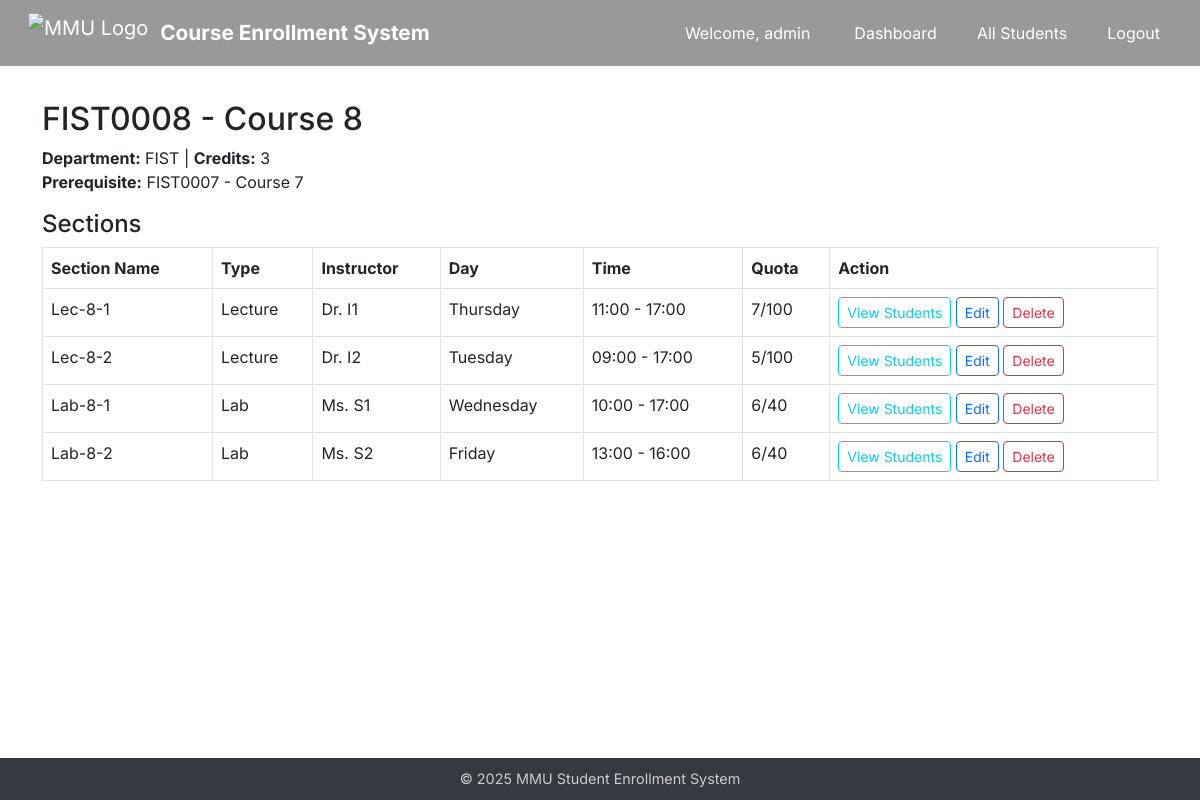
Page /admin/course/8 (signed in) on the earlier database version.
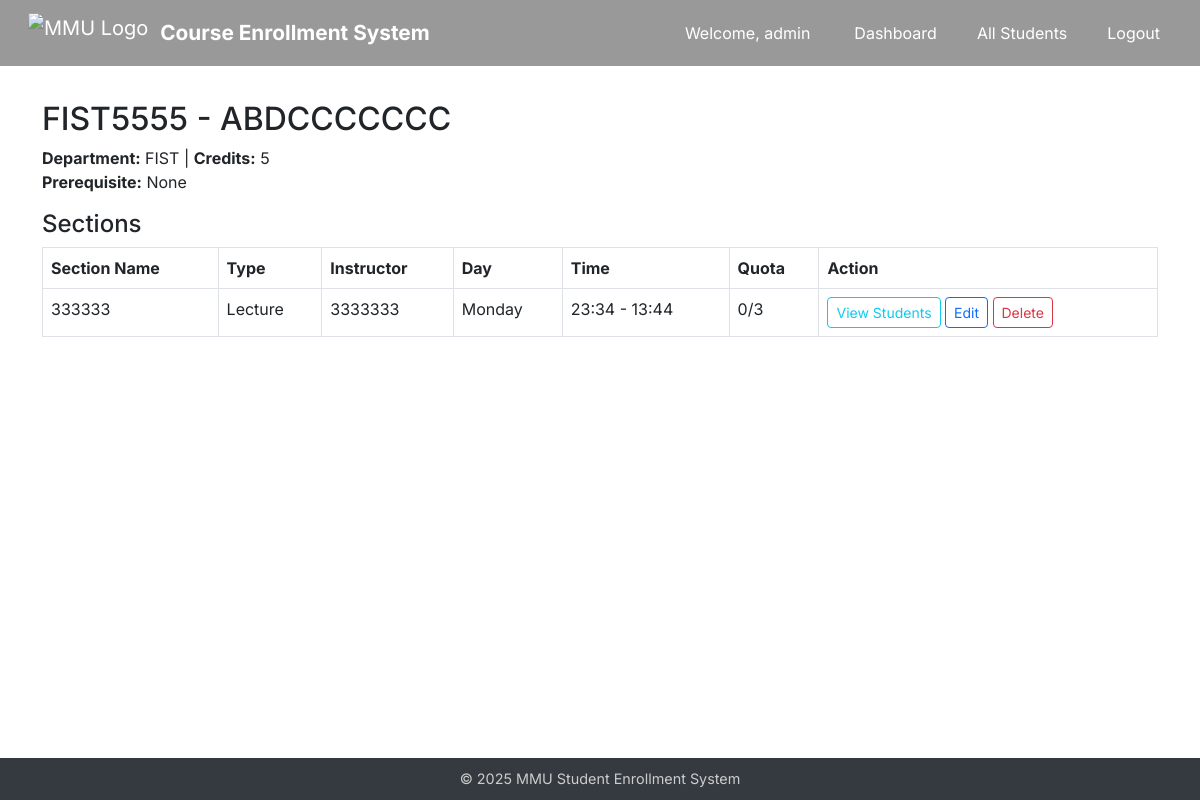
Same page on the later database version.
### app/models.py (models this page shows, shortened)
class Admin(UserMixin, db.Model):
    id = db.Column(db.Integer, primary_key=True)
    username = db.Column(db.String(64), unique=True)
    password_hash = db.Column(db.String(128))
    @property
    def is_admin(self):
        return True

class Course(db.Model):
    id = db.Column(db.Integer, primary_key=True)
    course_code = db.Column(db.String(10), unique=True)
    course_name = db.Column(db.String(128))
    description = db.Column(db.Text)
    credits = db.Column(db.Integer)
    semester = db.Column(db.String(64))
    department = db.Column(db.String(64))
    prerequisite_id = db.Column(db.Integer, db.ForeignKey('course.id'))
    prerequisite = db.relationship("Course", remote_side=[id])
    enrollments = db.relationship('Enrollment', backref='course', lazy=True)
    sections = db.relationship('Section', back_populates='course', cascade='all, delete')

class Section(db.Model):
    id = db.Column(db.Integer, primary_key=True)
    course_id = db.Column(db.Integer, db.ForeignKey('course.id'), nullable=False)
    name = db.Column(db.String(20), nullable=False)
    type = db.Column(db.String(20), nullable=False)
    instructor = db.Column(db.String(64), nullable=False)  # ✅ 加这个
    location = db.Column(db.String(128), nullable=False)    # ✅ 加这个
    day = db.Column(db.String(20), nullable=False)
    start_time = db.Column(db.Time, nullable=False)         # ✅ 建议用标准时间类型
    end_time = db.Column(db.Time, nullable=False)
    quota = db.Column(db.Integer, nullable=False)
    course = db.relationship("Course", back_populates="sections")
    enrollments = db.relationship("Enrollment", back_populates="section", cascade="all, delete")

### app/routes.py (the view)
@main.route("/admin/course/<int:course_id>")
@login_required
def admin_course_details(course_id):
    if not current_user.is_admin:
        flash("Admin access only.", "warning")
        return redirect(url_for("main.admin_login"))
    course = Course.query.get_or_404(course_id)
    return render_template("admin/course_details.html", course=course)

### app/templates/admin/course_details.html (shortened to what this page needs)
{% extends "base.html" %}
{% block content %}
<h2>{{ course.course_code }} - {{ course.course_name }}</h2>
<p>
  <strong>Department:</strong> {{ course.department }} |
  <strong>Credits:</strong> {{ course.credits }}<br>
  {% if course.prerequisite %}
    <strong>Prerequisite:</strong> {{ course.prerequisite.course_code }} - {{ course.prerequisite.course_name }}
  {% else %}
    <strong>Prerequisite:</strong> None
  {% endif %}
</p>
<h4>Sections</h4>
<table class="table table-bordered">
  <thead>
    <tr>
      <th>Section Name</th>
      <th>Type</th>
      <th>Instructor</th>
      <th>Day</th>
      <th>Time</th>
      <th>Quota</th>
      <th>Action</th>
    </tr>
  </thead>
  <tbody>
    {% for section in course.sections %}
    <tr>
      <td>{{ section.name }}</td>
      <td>{{ section.type }}</td>
      <td>{{ section.instructor }}</td>
      <td>{{ section.day }}</td>
      <td>{{ section.start_time.strftime('%H:%M') }} - {{ section.end_time.strftime('%H:%M') }}</td>
      <td>{{ section.enrollments|length }}/{{ section.quota }}</td>
      <td>
        <a href="{{ url_for('main.admin_view_section_students', section_id=section.id) }}" class="btn btn-sm btn-outline-info">View Students</a>
        <a href="{{ url_for('main.admin_edit_section', section_id=section.id) }}" class="btn btn-sm btn-outline-primary">Edit</a>
        <a href="{{ url_for('main.admin_delete_section', section_id=section.id) }}" class="btn btn-sm btn-outline-danger">Delete</a>
      </td>
    </tr>
    {% endfor %}
  </tbody>
</table>
{% endblock %}

### app/templates/base.html (shortened to what this page needs)
<!DOCTYPE html>
<html lang="en">
<head>
  <link href="https://cdn.jsdelivr.net/npm/bootstrap@5.3.0/dist/css/bootstrap.min.css" rel="stylesheet">
</head>
<body>
<nav id="navbar" class="navbar navbar-expand-lg navbar-dark navbar-transparent fixed-top px-3" style="background-color: rgba(0,0,0,0.4);">
  <div class="container-fluid">
    <a class="navbar-brand d-flex align-items-center" href="{{ url_for('main.index') }}">
      <img src="{{ url_for('static', filename='image/Multimedia_University_secondary_logo_2020.png') }}" alt="MMU Logo">
      <span>Course Enrollment System</span>
    </a>
    <div class="ms-auto d-flex align-items-center">
      {% if current_user.is_authenticated %}
        <span class="text-white me-3">
          Welcome, {{ current_user.username if current_user.is_admin else current_user.name }}
        </span>
        {% if current_user.is_admin %}
          <a class="btn btn-nav" href="{{ url_for('main.admin_dashboard') }}">Dashboard</a>
          <a class="btn btn-nav" href="{{ url_for('main.admin_all_students') }}">All Students</a>
          <a class="btn btn-nav" href="{{ url_for('main.admin_logout') }}">Logout</a>
        {% elif current_user.is_student %}
          <a class="btn btn-nav" href="{{ url_for('main.dashboard') }}">Dashboard</a>
          <a class="btn btn-nav" href="{{ url_for('main.profile') }}">My Profile</a>
          <a class="btn btn-nav" href="{{ url_for('main.finance') }}">Finance</a>
          <a class="btn btn-nav" href="{{ url_for('main.logout') }}">Logout</a>
        {% endif %}
      {% else %}
        <a class="btn btn-nav" href="{{ url_for('main.register') }}">Register</a>
        <a class="btn btn-nav" href="{{ url_for('main.login') }}">Student Login</a>
        <a class="btn btn-nav" href="{{ url_for('main.admin_login') }}">Admin Login</a>
      {% endif %}
    </div>
  </div>
</nav>
<main class="{% if request.endpoint == 'main.index' %}{% else %}container{% endif %}" style="padding-top: 100px;">
  {% block content %}{% endblock %}
</main>
<footer>
  © 2025 MMU Student Enrollment System
</footer>
</body>
</html>

### app/templates/base.html (style rules this page uses)
body { margin: 0; padding: 0; min-height: 100vh; display: flex; flex-direction: column; font-family: 'Inter', sans-serif; background-color: transparent; }
main { flex: 1; }
footer { background: #343a40; color: #ccc; text-align: center; padding: 10px 0; font-size: 0.9rem; }
.navbar-transparent { background-color: rgba(0, 0, 0, 0.4) !important; backdrop-filter: blur(2px); -webkit-backdrop-filter: blur(2px); box-shadow: none !important; border: none !important; }
.navbar-brand img { height: 40px; margin-right: 12px; }
.navbar-brand span { color: white; font-size: 1.3rem; font-weight: bold; }
.btn-nav { background: transparent; color: white; border: none; font-size: 1rem; margin-left: 1rem; }

Differences in the rows shown:
no longer on this page (row edited): Course: prerequisite.course_code "FIST0007", prerequisite.course_name "Course 7"
removed Section: name "Lec-8-1", type "Lecture", instructor "Dr. I1", day "Thursday", start_time "11:00", end_time "17:00", enrollments|length "7", quota "100"
removed Section: name "Lec-8-2", type "Lecture", instructor "Dr. I2", day "Tuesday", start_time "09:00", end_time "17:00", enrollments|length "5", quota "100"
removed Section: name "Lab-8-1", type "Lab", instructor "Ms. S1", day "Wednesday", start_time "10:00", end_time "17:00", enrollments|length "6", quota "40"
removed Section: name "Lab-8-2", type "Lab", instructor "Ms. S2", day "Friday", start_time "13:00", end_time "16:00", enrollments|length "6", quota "40"
changed Course "FIST": course_code "FIST0008" → "FIST5555"; course_name "Course 8" → "ABDCCCCCCC"; credits "3" → "5"
now on this page (row edited): Section: name "333333", type "Lecture", instructor "3333333", day "Monday", start_time "23:34", end_time "13:44", enrollments|length "0", quota "3"
Other differences:
text now shown: "None"
